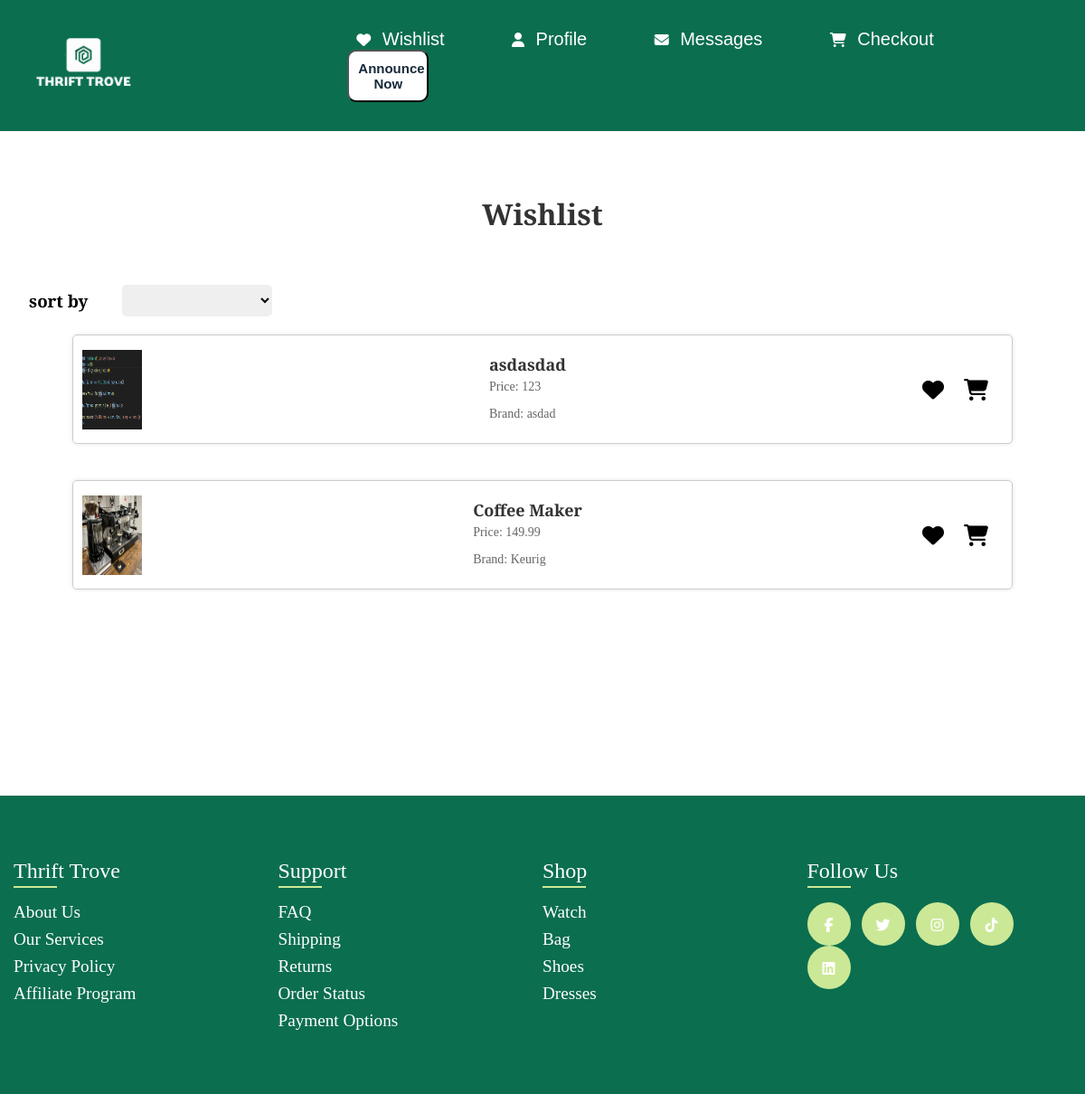
Before: /pages/wishlist.php (signed in) with the older database file.
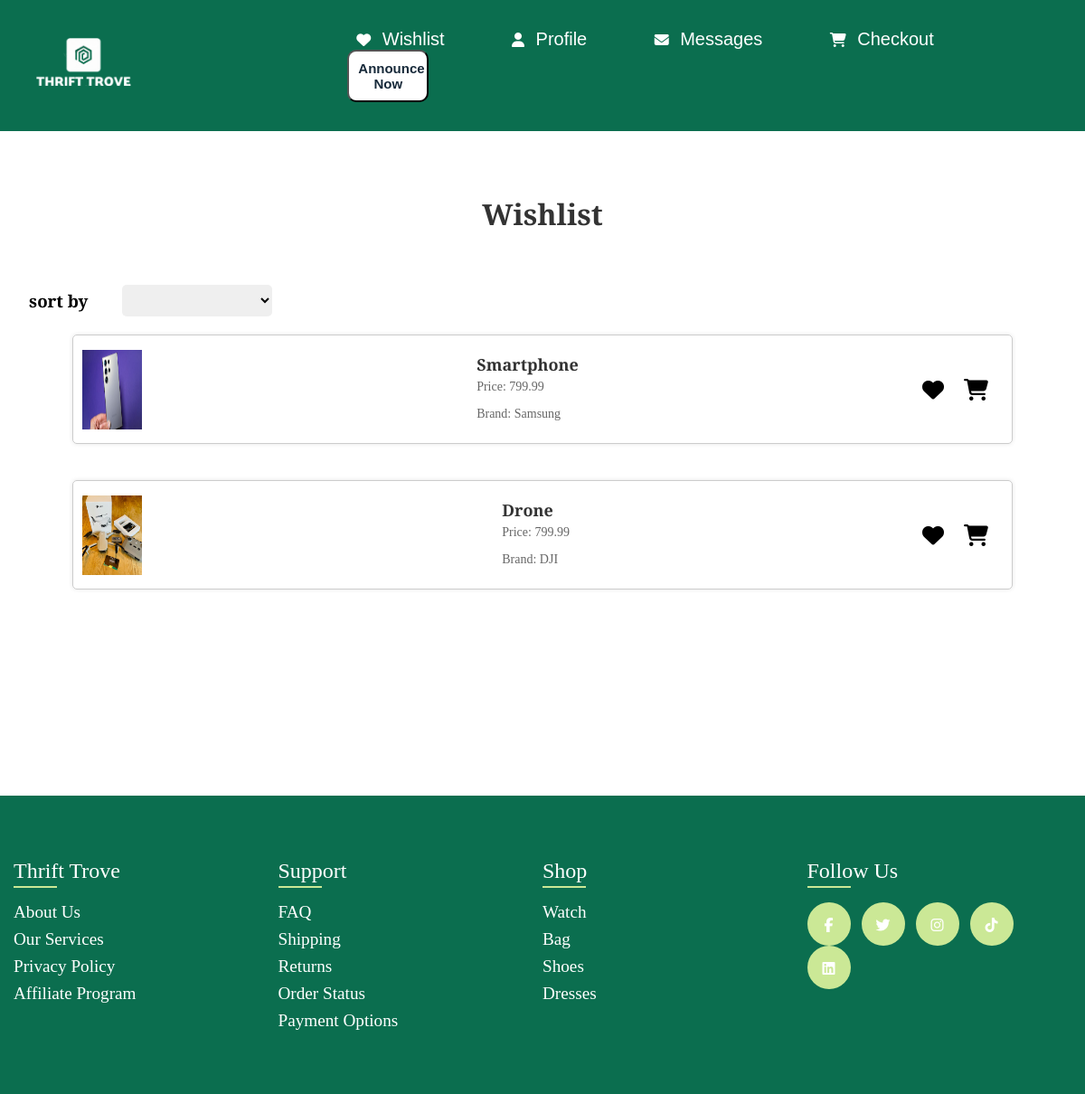
After: the same page with the newer database file.
### tables this page shows
CREATE TABLE Items (
    Id INTEGER PRIMARY KEY AUTOINCREMENT,
    Name VARCHAR(100) NOT NULL,
    Description TEXT NOT NULL,
    Brand VARCHAR(50) NOT NULL ,
    Model VARCHAR(50),
    CategoryId INTEGER NOT NULL,
    Size VARCHAR(20) ,
    Price DECIMAL(10, 2) NOT NULL,
    ConditionId VARCHAR(20) NOT NULL,
    Available BOOLEAN NOT NULL,
    AvailableForDelivery BOOLEAN NOT NULL , 
    SubCategory VARCHAR(50),
    NumberOfImages INTEGER,
    Highlighted INTEGER DEFAULT 0 NOT NULL CHECK (Highlighted <= 1),

    UserId INTEGER NOT NULL,
    FOREIGN KEY (UserId) REFERENCES Users(Id) ON DELETE CASCADE
);

### db_handler/DB.php (called while the page is built, shortened)
<?php
require_once 'Item.php';
require_once 'Wishlist.php';
class Database
{
    private $conn;
    public function __construct($databasePath)
    {
        try {
            $this->conn = new PDO("sqlite:$databasePath");
            $this->conn->setAttribute(PDO::ATTR_ERRMODE, PDO::ERRMODE_EXCEPTION);
        } catch (PDOException $e) {
            echo "Connection failed: " . $e->getMessage();
        }
    }
    public function getItemById($id): Item
    {
        $stmt = $this->conn->prepare("SELECT * FROM items WHERE id = :id");
        $stmt->bindParam(':id', $id);
        $stmt->execute();
        $row = $stmt->fetch();
        return new Item(
            $row['Id'],
            $row['Name'],
            $row['Description'],
            $row['Brand'],
            $row['Model'],
            $row['CategoryId'],
            $row['Size'],
            $row['Price'],
            $row['ConditionId'],
            $row['Available'],
            $row['AvailableForDelivery'],
            $row['SubCategory'],
            $row['NumberOfImages'],
            $row['Highlighted'],
            $row['UserId']
        );
    }
    public function getWishlistItems($userId): array
    {
        $stmt = $this->conn->prepare("SELECT * FROM Wishlist WHERE UserId = :userId");
        $stmt->bindParam(':userId', $userId);
        $stmt->execute();
        $wishlistItems = [];
        while ($row = $stmt->fetch()) {
            $wishlistItems[] = $row['ItemId'];
        }
        return $wishlistItems;
    }
    }
?>

### db_handler/Item.php (called while the page is built, shortened)
<?php
class Item {
    public $id;
    public $name;
    public $brand;
    public $price;
    public function __construct($id, $name, $description, $brand , $model , $category, $size , $price, $condition, $available, $available_for_delivery, $subCategory ,$NumberOfImages,$highlighted, $userId) {
        $this->id = $id;
        $this->name = $name;
        $this->brand = $brand;
        $this->price = $price;
    }
    public function getId() : int {
        return $this->id;
    }
    public function getName() : string {
        return $this->name;
    }
    public function getPrice() {
        return $this->price;
    }
    public function getBrand(){
        return $this->brand;
    }
}
?>

### pages/wishlist.php (the view, shortened to what this page needs)
<!DOCTYPE html>
<html lang="en">
    <head>
        <link rel="stylesheet" href="../css/wishlist.css">
    </head>
    <body>
        <?php
        include 'templates/header.php';
        ?>
        <h1>Wishlist</h1>
        <section class="option">
            <h3>sort by</h3>
            <select name=" sorting" id="sorting">
                <option value="..."></option>
                <option value="recently added">recently added</option>
            </select>
        </section>
        <?php
        require_once (__DIR__ . '/../db_handler/DB.php');
        require_once (__DIR__ . '/../db_handler/itemmove.php');
        $db = new Database("../database/database.db");
        $user = $_SESSION['userId'];
        $wishlistItemsIds = $db->getWishlistItems($user);
        $wishlistItemsDetails = array();
        foreach ($wishlistItemsIds as $itemId) {
            $itemDetails = $db->getItemById($itemId);
            if ($itemDetails) {
                $wishlistItemsDetails[] = $itemDetails;
            }
        }
        ?>
        <div class="items">
            <div class="wishlist-items">
                <?php foreach ($wishlistItemsDetails as $item): ?>
                    <div class="item">
                        <?php
                        $name = $item->getName();
                        $price = $item->getPrice();
                        $brand = $item->getBrand();
                        $itemImagePath = "../assets/items/{$item->getId()}-1.png";
                        $errorImagePath = "../assets/items/error.png";
                        if (file_exists($itemImagePath)) {
                            $imageSrc = $itemImagePath;
                        } else {
                            $imageSrc = $errorImagePath;
                        }
                        ?>
                        <a href="itempage.php?item=<?= $item->getId() ?>">
                            <img src="<?= $imageSrc ?>" alt="<?= $name ?>">
                        </a>
                        <div class="item_descriptors">
                            <h3><?= $name ?></h3>
                            <p>Price: <?= $price ?></p>
                            <p>Brand: <?= $brand ?></p>
                        </div>
                        <div class="item_buttons">
                            <button class="wishilist_send"><i class="fa-solid fa-heart"
                                    data-item-id="<?= $item->getId() ?>"></i></button>
                            <button class="cart_add"><i class="fa-solid fa-cart-shopping"
                                    data-item-id="<?= $item->getId() ?>"></i></button>
                        </div>
                    </div>
                <?php endforeach; ?>
            </div>
        </div>
        <?php
        include 'templates/footer.php';
        ?>
    </body>
</html>

Changed rows visible on the page:
removed items: shows a picture, Name "asdasdad", Price "123", Brand "asdad"
no longer on this page (row unchanged): items: shows a picture, Name "Coffee Maker", Price "149.99", Brand "Keurig"
now on this page (row unchanged): items: shows a picture, Name "Smartphone", Price "799.99", Brand "Samsung"
now on this page (row unchanged): items: shows a picture, Name "Drone", Price "799.99", Brand "DJI"
